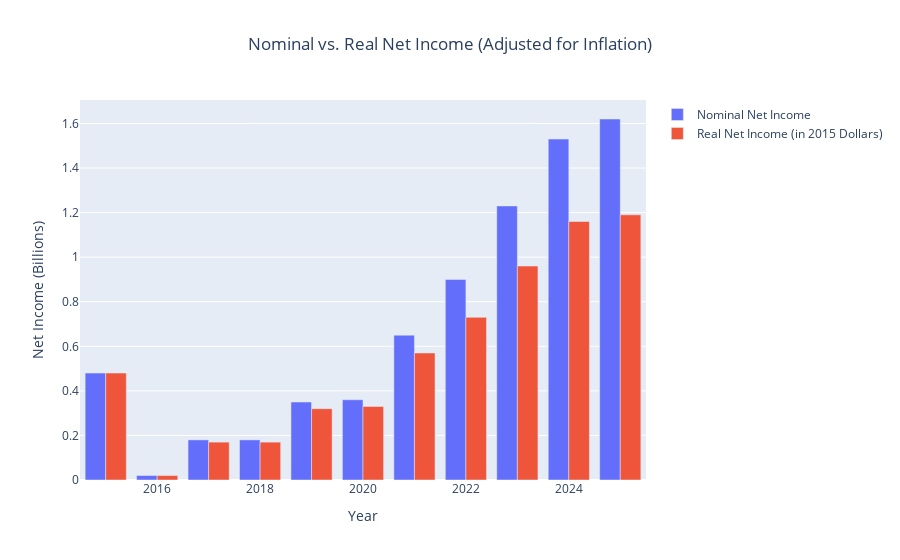

The cell this chart's notebook holds for it:
### Markdown cell above
### Visualization 1 Explanation

This dual y-axis line chart visualizes the relationship between Chipotle's revenue growth and the US economy (measured by GDP) from 2015-2025. The left y-axis shows Chipotle's revenue in billions of USD, while the right y-axis shows the US GDP in billions of USD. As seen in the chart, the two metrics appear to be very closely correlated. This visualization helps explain the correlation coefficient for the US calculated in Insight 1. It also allows for the correlation to be shown as a function of time to help identify any areas where the relationship may have deviated.

### Code cell
def visual2():
    
    df_economic = pd.read_csv("cleaned_world_economic_outlook.csv")
    df_chipotle = pd.read_csv("cleaned_html.csv")
    
    us_data = df_economic[df_economic['COUNTRY'] == 'United States'].copy()
    merged = pd.merge(df_chipotle,us_data,left_on='Year',right_on='YEAR',how='inner')
    
    base_cpi = merged[merged["Year"] == 2015]['Consumer price index (CPI)'].values[0]

    df = pd.DataFrame()
    df['Year'] = merged['Year']
    df['CPI'] = merged['Consumer price index (CPI)']
    df['Nominal Income (Billions)'] = merged['Net Income (Billions)']
    df['Real Income (Billions)'] = (merged['Net Income (Billions)'] * (base_cpi / merged['Consumer price index (CPI)'])).round(2)
    df['Difference (Billions)'] = df['Nominal Income (Billions)'] - df['Real Income (Billions)']
    df['Percent Difference (%)'] = (df['Difference (Billions)'] / df['Nominal Income (Billions)'] * 100).round(2)
    

    fig = go.Figure()
    
    fig.add_trace(go.Bar(
        x=df['Year'],
        y=df['Nominal Income (Billions)'],
        name='Nominal Net Income',
    ))
    
    fig.add_trace(go.Bar(
        x=df['Year'],
        y=df['Real Income (Billions)'],
        name='Real Net Income (in 2015 Dollars)',
    ))

    fig.update_layout(
        title='Nominal vs. Real Net Income (Adjusted for Inflation)',
        title_x=0.5,
        xaxis_title='Year',
        yaxis_title='Net Income (Billions)',
    )
    
    fig.show()

############ Function Call ############
visual2()

### Figure 1 — Plotly figure (JSON) as saved in the notebook; plotly's stock layout.template omitted (floating-point values rounded to 4 significant figures)
{"data": [{"name": "Nominal Net Income", "type": "bar", "x": [2015, 2016, 2017, 2018, 2019, 2020, 2021, 2022, 2023, 2024, 2025], "y": [0.48, 0.02, 0.18, 0.18, 0.35, 0.36, 0.65, 0.9, 1.23, 1.53, 1.62]}, {"name": "Real Net Income (in 2015 Dollars)", "type": "bar", "x": [2015, 2016, 2017, 2018, 2019, 2020, 2021, 2022, 2023, 2024, 2025], "y": [0.48, 0.02, 0.17, 0.17, 0.32, 0.33, 0.57, 0.73, 0.96, 1.16, 1.19]}], "layout": {"title": {"text": "Nominal vs. Real Net Income (Adjusted for Inflation)", "x": 0.5}, "xaxis": {"title": {"text": "Year"}}, "yaxis": {"title": {"text": "Net Income (Billions)"}}}}
